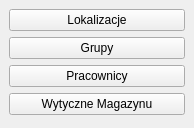
<?xml version="1.0" encoding="UTF-8"?>
<ui version="4.0">
 <class>Form</class>
 <widget class="QWidget" name="Form">
  <property name="geometry">
   <rect>
    <x>0</x>
    <y>0</y>
    <width>194</width>
    <height>128</height>
   </rect>
  </property>
  <property name="windowTitle">
   <string>Form</string>
  </property>
  <layout class="QGridLayout" name="gridLayout">
   <property name="leftMargin">
    <number>0</number>
   </property>
   <property name="topMargin">
    <number>0</number>
   </property>
   <property name="rightMargin">
    <number>0</number>
   </property>
   <property name="bottomMargin">
    <number>0</number>
   </property>
   <property name="spacing">
    <number>0</number>
   </property>
   <item row="0" column="0">
    <widget class="QWidget" name="widget" native="true">
     <layout class="QVBoxLayout" name="verticalLayout">
      <item>
       <widget class="QPushButton" name="btn_lokalizacje">
        <property name="text">
         <string>Lokalizacje</string>
        </property>
       </widget>
      </item>
      <item>
       <widget class="QPushButton" name="btn_grupy">
        <property name="text">
         <string>Grupy</string>
        </property>
       </widget>
      </item>
      <item>
       <widget class="QPushButton" name="btn_pracownicy">
        <property name="text">
         <string>Pracownicy</string>
        </property>
       </widget>
      </item>
      <item>
       <widget class="QPushButton" name="btn_wytyczne_mag">
        <property name="text">
         <string>Wytyczne Magazynu</string>
        </property>
       </widget>
      </item>
     </layout>
    </widget>
   </item>
  </layout>
 </widget>
 <resources/>
 <connections/>
</ui>
